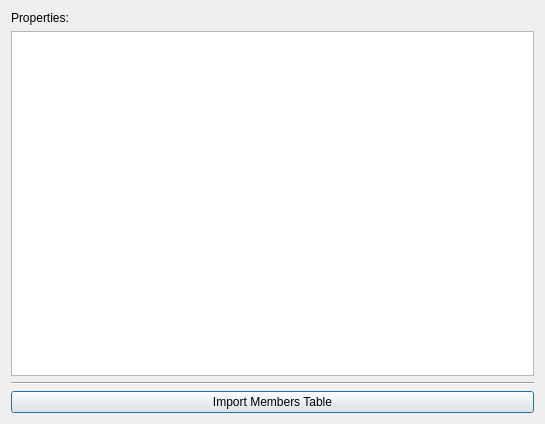
<?xml version="1.0" encoding="UTF-8"?>
<ui version="4.0">
 <class>ServiceDialog</class>
 <widget class="QDialog" name="ServiceDialog">
  <property name="geometry">
   <rect>
    <x>0</x>
    <y>0</y>
    <width>545</width>
    <height>424</height>
   </rect>
  </property>
  <property name="windowTitle">
   <string>Service functions</string>
  </property>
  <layout class="QGridLayout" name="gridLayout">
   <item row="0" column="0" colspan="2">
    <widget class="QLabel" name="label_2">
     <property name="text">
      <string>Properties:</string>
     </property>
    </widget>
   </item>
   <item row="3" column="0" colspan="2">
    <widget class="QPushButton" name="pushButton">
     <property name="text">
      <string>Import Members Table</string>
     </property>
    </widget>
   </item>
   <item row="2" column="0" colspan="2">
    <widget class="Line" name="line">
     <property name="orientation">
      <enum>Qt::Horizontal</enum>
     </property>
    </widget>
   </item>
   <item row="1" column="0" colspan="2">
    <widget class="QTableView" name="m_view_settings"/>
   </item>
  </layout>
 </widget>
 <resources/>
 <connections/>
</ui>
